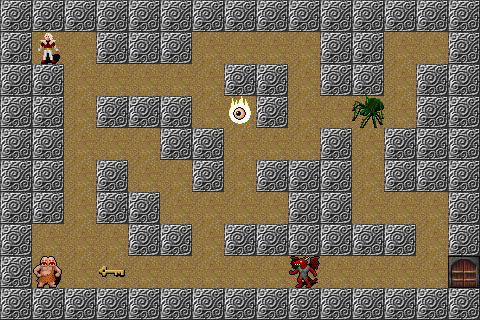

This game map was drawn from its Tiled (.tmx) file and the tilesets committed beside it. A one-line description and the full map source follow:
An orthogonal 15x10 tile map with 32x32 px tiles, 1 tile layer (Capa de patrones 1).

<map version="1.2" tiledversion="1.3.1" orientation="orthogonal" renderorder="right-down" compressionlevel="0" width="15" height="10" tilewidth="32" tileheight="32" infinite="0" nextlayerid="2" nextobjectid="1">
 <editorsettings>
  <export target="map1.json" format="json" />
 </editorsettings>
 <tileset firstgid="1" source="tileset.tsx" />
 <layer id="1" name="Capa de patrones 1" width="15" height="10">
  <data encoding="csv">
1,1,1,1,1,1,1,1,1,1,1,1,1,1,1,
1,6,4,1,1,1,4,4,4,4,1,1,4,4,1,
1,1,4,4,4,4,4,1,1,4,1,1,4,1,1,
1,1,4,1,1,1,4,8,1,4,4,9,4,1,1,
1,1,4,4,4,1,1,4,4,4,1,4,1,1,1,
1,1,4,1,4,4,1,4,1,1,1,4,1,1,1,
1,1,4,1,1,4,4,4,4,1,1,4,4,4,1,
1,4,4,4,1,1,4,1,1,1,1,1,1,4,1,
1,7,4,5,4,4,4,4,4,10,4,4,4,4,2,
1,1,1,1,1,1,1,1,1,1,1,1,1,1,1
</data>
 </layer>
</map>